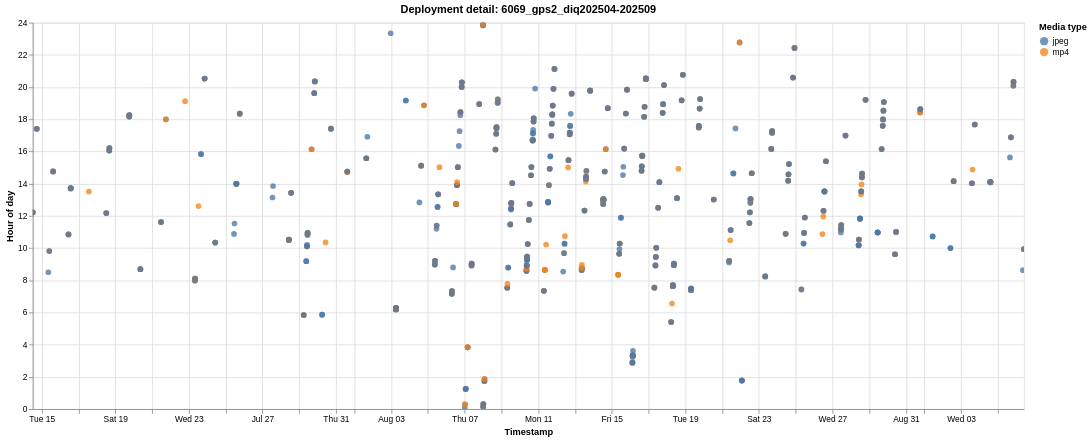

Here is the Vega-Lite specification saved for this chart:
### Vega-Lite specification from a JSON file in a GitHub repository (floating-point values rounded to 4 significant figures; data arrays with more than 128 entries replaced by an {"elided": "..."} marker saying what was removed)
{"$schema": "https://vega.github.io/schema/vega-lite/v6.1.0.json", "config": {"view": {"continuousHeight": 300, "continuousWidth": 300}}, "data": {"name": "data-f1f61b4d971f9797fa809c75745d56f5"}, "datasets": {"data-f1f61b4d971f9797fa809c75745d56f5": {"elided": "793 records"}}, "encoding": {"color": {"field": "media_type", "scale": {"scheme": "tableau10"}, "title": "Media type", "type": "nominal"}, "shape": {"field": "media_type", "title": "Media type", "type": "nominal"}, "tooltip": [{"field": "deployment", "title": "Deployment", "type": "nominal"}, {"field": "timestamp", "format": "%Y-%m-%d %H:%M:%S", "title": "Timestamp", "type": "temporal"}, {"field": "hour_of_day", "format": ".2f", "title": "Hour of day", "type": "quantitative"}, {"field": "media_type", "title": "Media type", "type": "nominal"}], "x": {"field": "timestamp", "title": "Timestamp", "type": "temporal"}, "y": {"field": "hour_of_day", "scale": {"domain": [0, 24]}, "title": "Hour of day", "type": "quantitative"}}, "height": 460, "mark": {"opacity": 0.78, "size": 46, "type": "circle"}, "params": [{"bind": "scales", "name": "param_1e9efca18e7a2868", "select": {"encodings": ["x", "y"], "type": "interval"}}], "title": "Deployment detail: 6069_gps2_diq202504-202509", "width": 1180}
